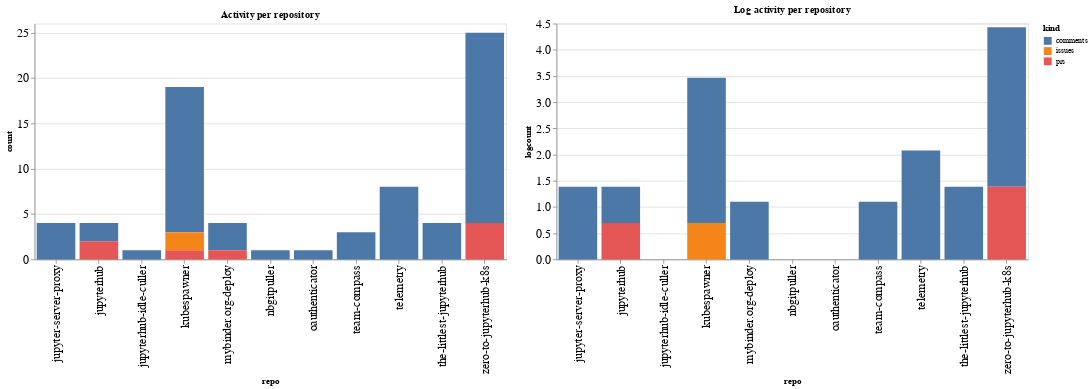

Here is the notebook cell this chart was saved with:
### Code cell
ch1 = alt.Chart(repo_summaries, width=600, title="Activity per repository").mark_bar().encode(
    x='repo',
    y='count',
    color='kind',
    tooltip="kind"
)

ch2 = alt.Chart(repo_summaries, width=600, title="Log activity per repository").mark_bar().encode(
    x='repo',
    y='logcount',
    color='kind',
    tooltip="kind"
)

ch1 | ch2

### Figure 1 — Vega-Lite specification as saved in the notebook (floating-point values rounded to 4 significant figures)
{"config": {"axisLeft": {"labelFontSize": 15}, "axisBottom": {"labelFontSize": 15}}, "hconcat": [{"mark": "bar", "encoding": {"color": {"type": "nominal", "field": "kind"}, "tooltip": {"type": "nominal", "field": "kind"}, "x": {"type": "nominal", "field": "repo"}, "y": {"type": "quantitative", "field": "count"}}, "title": "Activity per repository", "width": 600}, {"mark": "bar", "encoding": {"color": {"type": "nominal", "field": "kind"}, "tooltip": {"type": "nominal", "field": "kind"}, "x": {"type": "nominal", "field": "repo"}, "y": {"type": "quantitative", "field": "logcount"}}, "title": "Log activity per repository", "width": 600}], "data": {"name": "data-4f7bc804f94022bdc961417b01725b77"}, "$schema": "https://vega.github.io/schema/vega-lite/v4.8.1.json", "datasets": {"data-4f7bc804f94022bdc961417b01725b77": [{"repo": "jupyter-server-proxy", "kind": "comments", "count": 4, "logcount": 1.386}, {"repo": "jupyterhub", "kind": "comments", "count": 2, "logcount": 0.6931}, {"repo": "jupyterhub", "kind": "prs", "count": 2, "logcount": 0.6931}, {"repo": "jupyterhub-idle-culler", "kind": "comments", "count": 1, "logcount": 0.0}, {"repo": "kubespawner", "kind": "comments", "count": 16, "logcount": 2.773}, {"repo": "kubespawner", "kind": "issues", "count": 2, "logcount": 0.6931}, {"repo": "kubespawner", "kind": "prs", "count": 1, "logcount": 0.0}, {"repo": "mybinder.org-deploy", "kind": "comments", "count": 3, "logcount": 1.099}, {"repo": "mybinder.org-deploy", "kind": "prs", "count": 1, "logcount": 0.0}, {"repo": "nbgitpuller", "kind": "comments", "count": 1, "logcount": 0.0}, {"repo": "oauthenticator", "kind": "comments", "count": 1, "logcount": 0.0}, {"repo": "team-compass", "kind": "comments", "count": 3, "logcount": 1.099}, {"repo": "telemetry", "kind": "comments", "count": 8, "logcount": 2.079}, {"repo": "the-littlest-jupyterhub", "kind": "comments", "count": 4, "logcount": 1.386}, {"repo": "zero-to-jupyterhub-k8s", "kind": "comments", "count": 21, "logcount": 3.045}, {"repo": "zero-to-jupyterhub-k8s", "kind": "prs", "count": 4, "logcount": 1.386}]}}
